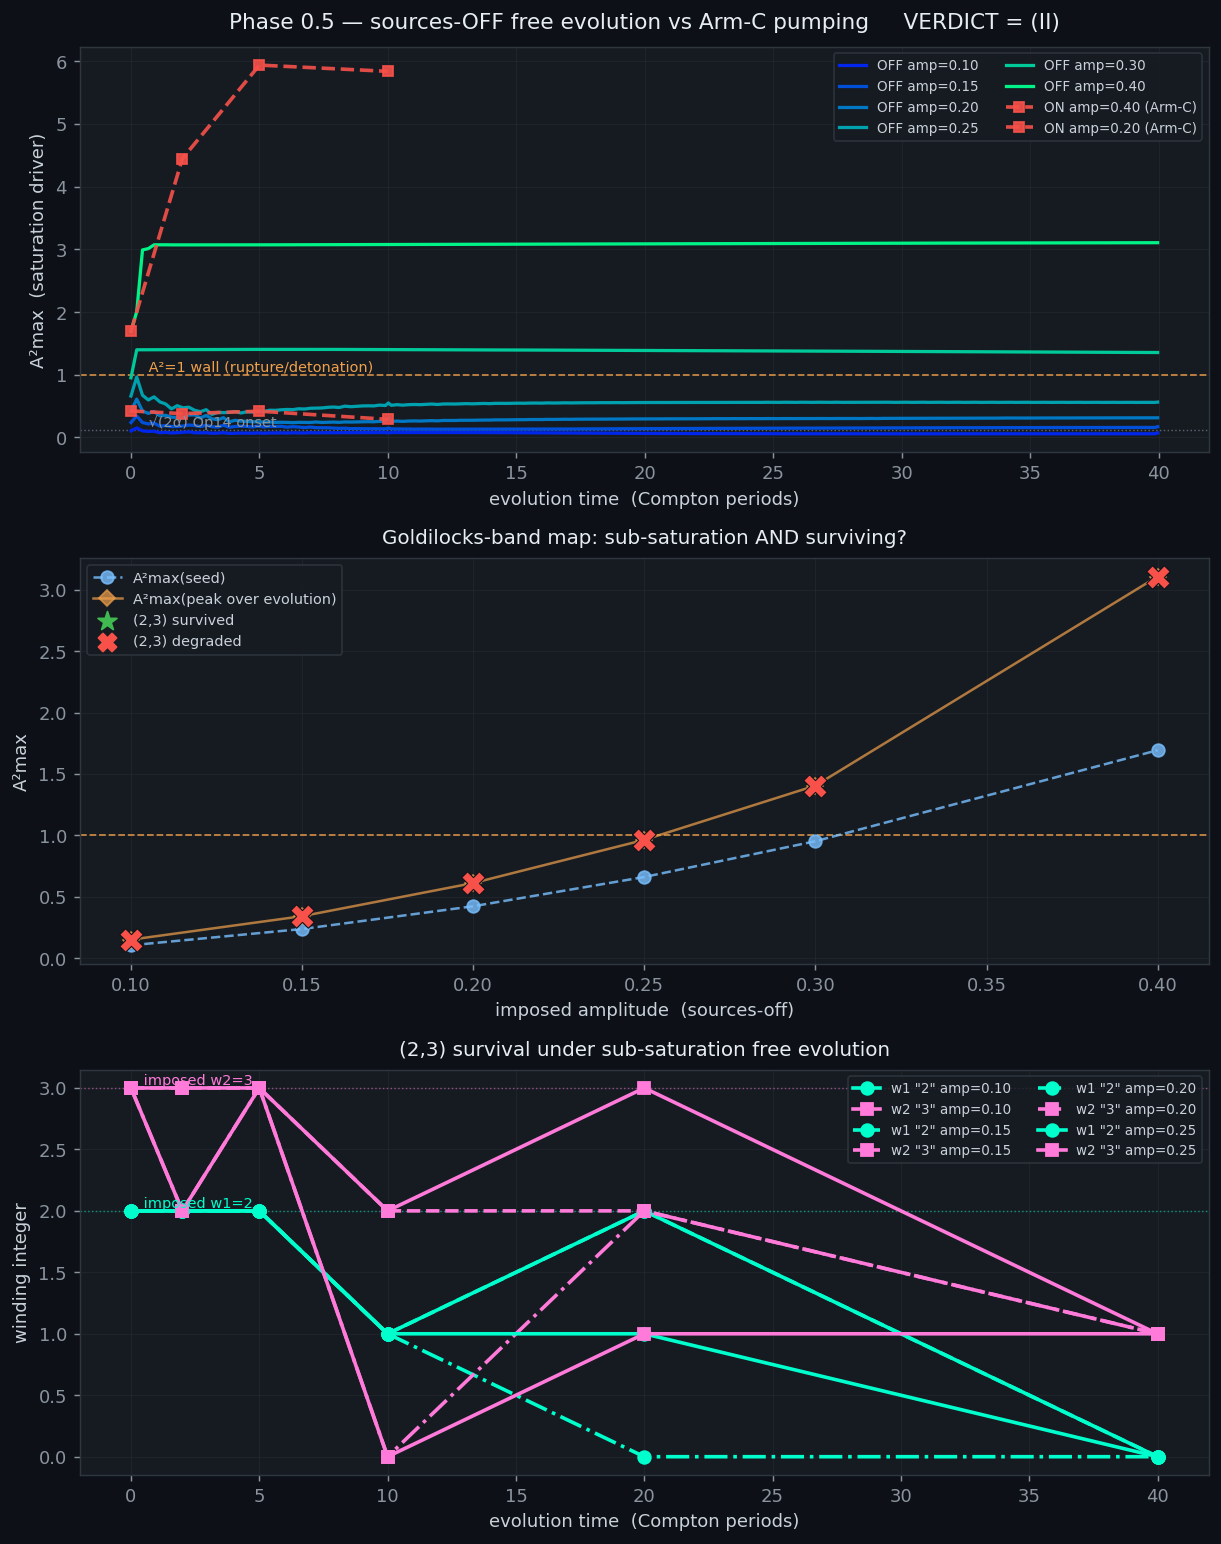

Python code for this plot:
#!/usr/bin/env python3
"""
Phase 0.5 (NO new engine code): does a QUASI-STABLE (sub-saturation) (2,3)
regime exist, and does the winding SURVIVE there?

Prereg (FROZEN):  research/2026-06-06_cosserat-geometric-integrator-prereg.md
Brief  (§1.5):    _orchestration/2026-06-06_cosserat-geometric-integrator.md
Reuses (UNMODIFIED) the validated coordinate-correct extractor + the Arm-C
imposed control from r10_2_3_winding_extractor_coordinate.py.

────────────────────────────────────────────────────────────────────────────
WHY (Phase-0 verdict (B))
────────────────────────────────────────────────────────────────────────────
Phase-0 showed the Arm-C control OVER-SATURATES: A²max = 1.69 at the SEED
(amp 0.40, already >1) → ~6 under the pumping SpatialDipoleCPSource sources.
The (2,3) is DETONATED by over-amplitude in BOTH sectors at once — V0 never had
a clean conservation regime. So the original "12/12→5/12 fail" was a bad-test-
regime (over-saturation) artifact, not winding loss. Phase 0.5 finds a regime
where A²max(t) ≈ const (sub-saturation) and re-tests survival there.

────────────────────────────────────────────────────────────────────────────
KEY VARIABLE — sources-OFF free evolution
────────────────────────────────────────────────────────────────────────────
Build the SAME imposed-(2,3) seed (initialize_2_3_voltage_ansatz on the golden-
torus shell) but evolve WITHOUT the pumping SpatialDipoleCPSource sources, so
A²max cannot be pumped past saturation — it should settle/decay, not blow up.

The PairNucleationGate observer is ALSO dropped in the sources-off variant: it
is an observer-WITH-SIDE-EFFECT (vacuum_engine.py:1172) that INJECTS a Beltrami
vortex pair once a bond reaches Meissner saturation (A²≥0.95). "Free evolution,
no pumping" means no injection of any kind. In the sub-saturation Goldilocks
band the gate would be dormant anyway (A²<0.95 ⇒ never fires), so dropping it
changes nothing load-bearing; at the over-amplitude end it removes exactly the
saturation-triggered injection the test is trying to avoid. Flagged, not buried.

  SEED SCALING (forward, not fit): the ansatz envelope is LINEAR in `amplitude`
  (tlm_…_eigenmode.py:78,121) ⇒ A²max(seed) ∝ amplitude². Phase-0 measured
  A²max(0.40 seed)=1.69 ⇒ A²max(amp) ≈ 1.69·(amp/0.40)²; A²max=1 ≈ amp 0.31.
  So the sub-saturation band is amp < ~0.31.

────────────────────────────────────────────────────────────────────────────
DISCRIMINATORS (read from the numbers — NOT fit; ave-driver-script-honesty)
────────────────────────────────────────────────────────────────────────────
  (I)   quasi-stable band exists (A²max(t)<1, no blow-up) AND the (2,3)
        SURVIVES (w1=2/w2=3 hold over evolution) → physically conserved; the
        V0 "fail" was purely over-saturation → V0 FORK RESOLVED (the (2,3) is
        innocent; vindicates topological protection).
  (II)  band exists AND the (2,3) DEGRADES → genuine physics degradation,
        independent of amplitude.
  (III) NO quasi-stable band — the (2,3) only forms/survives WITH saturation
        (sub-saturation = no surviving (2,3)) → the imposed-(2,3) ansatz can't
        be both formed and stable (a seed/ansatz finding).

HONEST SCOPE (substrate-native-check CP8): sources-off free evolution is closer
to seed-the-precursor than the pumped Arm-C, BUT the (2,3) is still an IMPOSED
PLANT — a (2,3) that survives free evolution shows conservation-of-an-imposed-
plant, NOT autonomous hosting. This is a CONSISTENCY/conservation test, not an
emergence claim (consistency-vs-emergence).

DISCIPLINE WALK — see module footer.
"""

import json
import sys
import time
from pathlib import Path

import numpy as np

_HERE = Path(__file__).resolve()
sys.path.insert(0, str(_HERE.parents[3] / "src"))
sys.path.insert(0, str(_HERE.parent))

from ave.core.constants import ALPHA  # noqa: E402  (ave-canonical-source)

import r10_2_3_winding_extractor_coordinate as ext  # noqa: E402  (reuse; no new engine code)

# Substrate-derived constants — reuse the extractor's canonical values (no fresh
# literals; ave-canonical-source). A²=1 is the rupture/wall scale; √(2α) is Op14.
PHI = ext.PHI
DT = ext.DT
COMPTON_PERIOD = ext.COMPTON_PERIOD
A2_OP14 = ext.A2_OP14
A2_WALL = 1.0  # Op14 rupture / wall scale (A²→1 = boundary forms). NOT a literal
#              physics constant — the saturation kernel's own normalization.


# ══════════════════════════════════════════════════════════════════════════════
# sources-OFF free-evolution engine: impose (2,3), NO sources, NO nucleation gate
# ══════════════════════════════════════════════════════════════════════════════
def _build_free_engine(N, PML, amplitude):
    """Build the EXACT Arm-C engine config (vacuum_engine flags identical to
    ext._run_armC_full_field) and impose the SAME (2,3) ansatz on the SAME
    golden-torus shell — but add NO SpatialDipoleCPSource sources and NO
    PairNucleationGate. Pure free evolution from the planted seed."""
    from ave.topological.vacuum_engine import VacuumEngine3D
    from tlm_electron_soliton_eigenmode import initialize_2_3_voltage_ansatz

    engine = VacuumEngine3D.from_args(
        N=N, pml=PML, temperature=0.0, amplitude_convention="V_SNAP",
        disable_cosserat_lc_force=True, enable_cosserat_self_terms=True,
        use_asymmetric_saturation=True, axiom_4_enabled=True,
    )
    # IMPOSED (2,3): identical placement to Arm-C (legacy R_shell=0.22N).
    R_shell = 0.22 * N
    r_shell = R_shell / (PHI**2)
    initialize_2_3_voltage_ansatz(engine.k4, R=R_shell, r=r_shell,
                                  amplitude=amplitude)
    return engine, {"R_shell": R_shell, "r_shell": r_shell}


def _a2_phi2_max(engine):
    """Reactance PAIR snapshot (substrate-native-check CP6): C-state A²max from
    V_inc AND L-state Φ²max from Phi_link, both over interior+all sites. A²max is
    the saturation driver; Φ²max confirms the quasi-stability is genuine (not
    C settling while L grows). Returns (a2_max, phi2_max)."""
    V_inc = engine.k4.V_inc
    Phi = engine.k4.Phi_link
    a2 = float(np.sum(np.asarray(V_inc) ** 2, axis=-1).max())
    phi2 = float(np.sum(np.asarray(Phi) ** 2, axis=-1).max())
    return a2, phi2


def run_free_evolution(N, PML, amplitude, snapshot_periods, a2_log_stride=2):
    """Single sources-OFF trajectory: impose the (2,3), step to max(snapshot),
    log the reactance pair (A²max, Φ²max) every `a2_log_stride` steps (the fine
    quasi-stability curve), and run the UNMODIFIED extractor at each snapshot.

    Returns (snapshots[list of extractor records], a2_trace[(t,a2,phi2)],
    meta). DETERMINISTic single trajectory (temperature=0.0), so the snapshot
    sequence is one self-consistent evolution (not stitched truncated re-runs)."""
    eng, geo = _build_free_engine(N, PML, amplitude)
    snap_steps = {int(round(k * COMPTON_PERIOD / DT)): k for k in snapshot_periods}
    n_steps = max(snap_steps) if snap_steps else 0

    records, a2_trace = [], []
    t0 = time.time()

    def _snap(step_i, k, a2, phi2):
        rec = ext._extract_on_engine(eng, N, PML, f"off_amp{amplitude}_t{k}")
        rec.update(n_periods=float(k), n_steps=int(step_i),
                   phi2_max=float(phi2), amplitude=float(amplitude),
                   with_sources=False)
        cf1, c1, n1 = _coherence(rec, "w1")
        cf2, c2, n2 = _coherence(rec, "w2")
        rec["w1_coherence_frac"], rec["w2_coherence_frac"] = cf1, cf2
        records.append(rec)
        print(f"    [off amp={amplitude:.2f}] t={k:>5.1f}T  "
              f"w1={rec['w1_base']}(coh {c1}/{n1})  w2={rec['w2_fibre']}(coh {c2}/{n2})  "
              f"c={rec['crossing_count_c']}  A²max={rec['a2_max']:.3f}  "
              f"Φ²max={phi2:.3g}  sites={rec.get('n_shell_sites', 0)}", flush=True)

    # t=0 seed snapshot
    a2, phi2 = _a2_phi2_max(eng)
    a2_trace.append((0.0, a2, phi2))
    if 0 in snap_steps:
        _snap(0, 0.0, a2, phi2)

    # Blow-up guard (Rule 10 empirical-driver discipline): A² is saturation-
    # clamped (~O(1)) but the L-store Φ_link can run away near the wall (the
    # smoke saw Φ²max 0→251 sources-OFF at amp 0.30). If A²/Φ² goes non-finite
    # or past a sane bound, record the detonation t + a final snapshot and STOP —
    # honest blow-up record, not a nan crash + not wasted evolution.
    blew_up = False
    for step_i in range(1, n_steps + 1):
        eng.step()
        a2, phi2 = _a2_phi2_max(eng)
        if step_i % a2_log_stride == 0 or step_i in snap_steps:
            a2_trace.append((step_i * DT / COMPTON_PERIOD, a2, phi2))
        if step_i in snap_steps:
            _snap(step_i, float(snap_steps[step_i]), a2, phi2)
        bad = (not np.isfinite(a2)) or (not np.isfinite(phi2)) or a2 > 1e3 or phi2 > 1e8
        if bad:
            blew_up = True
            t_blow = round(step_i * DT / COMPTON_PERIOD, 2)
            geo["blew_up_t"] = t_blow
            if step_i not in snap_steps:   # capture the blow-up state
                _snap(step_i, t_blow, a2, phi2)
            print(f"    [off amp={amplitude:.2f}] BLEW UP at t={t_blow}T "
                  f"(A²max={a2:.3g}, Φ²max={phi2:.3g}) — sources-OFF self-amplification",
                  flush=True)
            break

    geo["blew_up"] = bool(blew_up)
    geo["wall_s"] = round(time.time() - t0, 1)
    geo["n_steps"] = int(n_steps)
    return records, a2_trace, geo


def run_sources_on_snapshots(N, PML, amplitude, snapshot_periods):
    """sources-ON comparison: REUSE ext._run_armC_full_field (the EXACT Phase-0
    Arm-C: counter-propagating sources + PairNucleationGate) via deterministic
    truncated re-runs at each snapshot. Records (A²max, Φ²max) + extractor at
    each. This faithfully reproduces the Phase-0 over-driven curve."""
    records, a2_trace = [], []
    for k in snapshot_periods:
        t0 = time.time()
        eng, meta = ext._run_armC_full_field(N=N, PML=PML, n_periods=k,
                                              amplitude=amplitude)
        rec = ext._extract_on_engine(eng, N, PML, f"on_amp{amplitude}_t{k}")
        a2, phi2 = _a2_phi2_max(eng)
        rec.update(n_periods=int(k), n_steps=int(meta.get("n_steps", 0)),
                   phi2_max=float(phi2), amplitude=float(amplitude),
                   with_sources=True, wall_s=round(time.time() - t0, 1))
        cf1, c1, n1 = _coherence(rec, "w1")
        cf2, c2, n2 = _coherence(rec, "w2")
        rec["w1_coherence_frac"], rec["w2_coherence_frac"] = cf1, cf2
        records.append(rec)
        a2_trace.append((float(k), float(a2), float(phi2)))
        print(f"    [ON  amp={amplitude:.2f}] t={k:>3}T  "
              f"w1={rec['w1_base']}(coh {c1}/{n1})  w2={rec['w2_fibre']}(coh {c2}/{n2})  "
              f"c={rec['crossing_count_c']}  A²max={rec['a2_max']:.3f}  "
              f"Φ²max={phi2:.3f}  [{rec['wall_s']}s]", flush=True)
    return records, a2_trace


def _coherence(rec, half):
    """Per-half modal-coherence fraction (count/n_walks) — the 12/12→5/12 metric.
    half ∈ {'w1','w2'}. (Same definition as the Phase-0 driver.)"""
    if half == "w1":
        c, n = rec.get("w1_base_modal_count", 0), rec.get("w1_base_n_walks", 0)
    else:
        c, n = rec.get("w2_fibre_modal_count", 0), rec.get("w2_fibre_n_walks", 0)
    return (float(c) / float(n)) if n else float("nan"), int(c), int(n)


# ══════════════════════════════════════════════════════════════════════════════
# Per-amplitude band membership + survival (transparent rule, NO fit)
# ══════════════════════════════════════════════════════════════════════════════
def classify_amplitude(records, a2_trace):
    """Forward read of ONE sources-off amplitude's snapshots → band membership
    + survival. NO optimizer, NO target-match — every field is a printed delta.

      seed_formed   = the extractor recovers a (2,3) at t=0 (is_2_3).
      quasi_stable  = A²max(t) NEVER reaches the wall A²→1 over the whole
                      evolution (sub-saturation throughout) — the Goldilocks
                      saturation gate. (Settling/decay below 1 counts; only a
                      blow-up THROUGH the wall fails.)
      persisted     = a (2,3) is still read at SOME evolved snapshot (t>0) — the
                      winding lived past the planted instant.
      survived      = the winding INTEGERS hold (w1=2 AND w2=3) at the LAST TWO
                      evolved snapshots — SUSTAINED topological survival, robust
                      to a single-frame LC-equilibration transient (the all-C
                      seed spins up Φ_link over the first ~few T; a one-snapshot
                      dip-then-recover must NOT count as survival).
      survived_final = is_2_3 at the last snapshot only (accepts (3,2)/c=3) —
                      reported alongside so a sustained-vs-final divergence shows.
    """
    seed, evolved = records[0], records[-1]
    a2_all = [r["a2_max"] for r in records] + [p[1] for p in a2_trace]
    phi2_all = [r.get("phi2_max", 0.0) for r in records] + [p[2] for p in a2_trace]
    late = records[-2:] if len(records) >= 2 else records
    survived_sustained = all(r["w1_base"] == 2 and r["w2_fibre"] == 3 for r in late)
    t_first_loss = next((r["n_periods"] for r in records[1:]
                         if not ext.is_2_3(r)), None)
    return {
        "amplitude": float(seed.get("amplitude", float("nan"))),
        "seed_formed": bool(ext.is_2_3(seed)),
        "a2_seed": float(seed["a2_max"]),
        "a2_peak": float(max(a2_all)),
        "a2_evolved": float(evolved["a2_max"]),
        "phi2_seed": float(seed.get("phi2_max", 0.0)),
        "phi2_peak": float(max(phi2_all)),
        "quasi_stable": bool(max(a2_all) < A2_WALL),
        "persisted_past_seed": bool(any(ext.is_2_3(r) for r in records[1:])),
        "survived": bool(survived_sustained),
        "survived_final": bool(ext.is_2_3(evolved)),
        "w1_seed": seed["w1_base"], "w2_seed": seed["w2_fibre"],
        "w1_evolved": evolved["w1_base"], "w2_evolved": evolved["w2_fibre"],
        "coh_w1_seed": seed["w1_coherence_frac"], "coh_w2_seed": seed["w2_coherence_frac"],
        "coh_w1_evolved": evolved["w1_coherence_frac"],
        "coh_w2_evolved": evolved["w2_coherence_frac"],
        "coh_w1_late_min": float(min(r["w1_coherence_frac"] for r in late)),
        "coh_w2_late_min": float(min(r["w2_coherence_frac"] for r in late)),
        "t_first_loss": t_first_loss,
        "n_periods_evolved": evolved["n_periods"],
    }


def classify_verdict(per_amp):
    """Band-level I/II/III from the per-amplitude reads (transparent rule).

      (I)   ∃ amp: quasi_stable & seed_formed & SURVIVED → the (2,3) is
            physically conserved in a sub-saturation regime → V0 fork RESOLVED.
      (II)  not (I), but ∃ amp: quasi_stable & seed_formed & persisted_past_seed
            → a quasi-stable (2,3) regime exists, the winding lives for a while
            then DEGRADES → genuine physics degradation, amplitude-independent.
      (III) not (I)/(II): every quasi-stable+formed amp loses the (2,3) by the
            FIRST evolved snapshot → sub-saturation = no persisting (2,3); the
            imposed plant can't be both formed and stable (a seed/ansatz finding).
    """
    band = [a for a in per_amp if a["quasi_stable"] and a["seed_formed"]]
    goldilocks = [a for a in band if a["survived"]]
    persisted = [a for a in band if a["persisted_past_seed"]]
    if goldilocks:
        verdict, why = "I", (
            "a sub-saturation (quasi-stable) regime exists AND the (2,3) SURVIVES "
            "there (winding integers hold under free evolution) — the (2,3) is "
            "physically conserved; the V0 'fail' was purely over-saturation → "
            "V0 FORK RESOLVED.")
    elif persisted:
        verdict, why = "II", (
            "a quasi-stable (sub-saturation) regime exists and the (2,3) forms + "
            "lives for a while, but DEGRADES under free evolution at EVERY "
            "amplitude — genuine physics degradation, independent of amplitude "
            "(NOT an over-saturation artifact).")
    elif band:
        verdict, why = "III", (
            "the (2,3) forms at the seed but is GONE by the first evolved "
            "snapshot at every sub-saturation amplitude — the imposed (2,3) plant "
            "cannot be both formed AND stable sub-saturation; it only appears "
            "transiently. A seed/ansatz finding, not a conservation result.")
    else:
        verdict, why = "III", (
            "no amplitude is simultaneously sub-saturation AND (2,3)-formed — no "
            "quasi-stable (2,3) regime exists at all.")
    return {
        "verdict": verdict, "why": why,
        "band_amps": [a["amplitude"] for a in band],
        "goldilocks_amps": [a["amplitude"] for a in goldilocks],
        "persisted_amps": [a["amplitude"] for a in persisted],
        "a2_wall": A2_WALL,
    }


# ══════════════════════════════════════════════════════════════════════════════
# Dark-aesthetic figure (repo convention: #0d1117 / #161b22 / #00ffcc)
# ══════════════════════════════════════════════════════════════════════════════
def plot_quasistable(off_traces, off_amps, on_traces, on_amps, per_amp,
                     verdict, survival_amps, survival_records, out_path):
    import matplotlib
    matplotlib.use("Agg")
    import matplotlib.pyplot as plt

    BG, PANEL, GRID = "#0d1117", "#161b22", "#30363d"
    C_OFF, C_ON, C2, C3 = "#00ffcc", "#f85149", "#00ffcc", "#ff7ad9"
    WALL, OP14 = "#f0a04b", "#8b949e"

    fig, axes = plt.subplots(3, 1, figsize=(9.5, 12))
    fig.patch.set_facecolor(BG)

    # ── Panel 1 — A²max(t): sources-ON (blow-up) vs sources-OFF (settles) ──
    ax = axes[0]
    ax.set_facecolor(PANEL)
    ax.axhline(A2_WALL, color=WALL, lw=1.0, ls="--", alpha=0.8)
    ax.axhline(A2_OP14, color=OP14, lw=0.8, ls=":", alpha=0.6)
    ax.text(0.5, A2_WALL, " A²=1 wall (rupture/detonation)", color=WALL,
            fontsize=8, va="bottom")
    ax.text(0.5, A2_OP14, " √(2α) Op14 onset", color=OP14, fontsize=8, va="bottom")
    greens = plt.cm.winter(np.linspace(0.15, 0.95, len(off_amps)))
    for amp, tr, col in zip(off_amps, off_traces, greens):
        t = [p[0] for p in tr]; a2 = [p[1] for p in tr]
        ax.plot(t, a2, "-", color=col, lw=1.8, label=f"OFF amp={amp:.2f}")
    for amp, tr in zip(on_amps, on_traces):
        t = [p[0] for p in tr]; a2 = [p[1] for p in tr]
        ax.plot(t, a2, "s--", color=C_ON, lw=2.0, ms=6, alpha=0.9,
                label=f"ON amp={amp:.2f} (Arm-C)")
    ax.set_ylabel("A²max  (saturation driver)", color="#c9d1d9")
    ax.set_xlabel("evolution time  (Compton periods)", color="#c9d1d9")
    ax.set_title(f"Phase 0.5 — sources-OFF free evolution vs Arm-C pumping     "
                 f"VERDICT = ({verdict['verdict']})",
                 color="#e6edf3", fontsize=12, pad=10)
    ax.legend(facecolor=PANEL, edgecolor=GRID, labelcolor="#c9d1d9",
              fontsize=7.5, ncol=2, loc="upper right")

    # ── Panel 2 — Goldilocks band map: a2_peak vs amplitude, survival-colored ──
    ax = axes[1]
    ax.set_facecolor(PANEL)
    ax.axhline(A2_WALL, color=WALL, lw=1.0, ls="--", alpha=0.8)
    amps = [a["amplitude"] for a in per_amp]
    a2_seed = [a["a2_seed"] for a in per_amp]
    a2_peak = [a["a2_peak"] for a in per_amp]
    ax.plot(amps, a2_seed, "o--", color="#79c0ff", lw=1.4, ms=7, alpha=0.8,
            label="A²max(seed)")
    ax.plot(amps, a2_peak, "D-", color=WALL, lw=1.4, ms=6, alpha=0.7,
            label="A²max(peak over evolution)")
    for a in per_amp:
        ok = a["survived"]
        ax.scatter([a["amplitude"]], [a["a2_peak"]], s=170, zorder=5,
                   marker=("*" if ok else "X"),
                   color=("#3fb950" if ok else C_ON),
                   edgecolor="#0d1117", linewidth=0.6)
    ax.scatter([], [], marker="*", color="#3fb950", s=120, label="(2,3) survived")
    ax.scatter([], [], marker="X", color=C_ON, s=100, label="(2,3) degraded")
    ax.set_ylabel("A²max", color="#c9d1d9")
    ax.set_xlabel("imposed amplitude  (sources-off)", color="#c9d1d9")
    ax.set_title("Goldilocks-band map: sub-saturation AND surviving?",
                 color="#e6edf3", fontsize=11, pad=8)
    ax.legend(facecolor=PANEL, edgecolor=GRID, labelcolor="#c9d1d9", fontsize=8)

    # ── Panel 3 — survival: w1/w2 vs t for representative band amplitudes ──
    ax = axes[2]
    ax.set_facecolor(PANEL)
    ax.axhline(2, color=C2, lw=0.8, ls=":", alpha=0.5)
    ax.axhline(3, color=C3, lw=0.8, ls=":", alpha=0.5)
    styles = ["-", "--", "-."]
    for idx, (amp, recs) in enumerate(zip(survival_amps, survival_records)):
        t = [r["n_periods"] for r in recs]
        w1 = [r["w1_base"] for r in recs]
        w2 = [r["w2_fibre"] for r in recs]
        ls = styles[idx % len(styles)]
        ax.plot(t, w1, "o" + ls, color=C2, lw=2.0, ms=7,
                label=f'w1 "2" amp={amp:.2f}')
        ax.plot(t, w2, "s" + ls, color=C3, lw=2.0, ms=7,
                label=f'w2 "3" amp={amp:.2f}')
    ax.text(0.3, 2, " imposed w1=2", color=C2, fontsize=8, va="bottom")
    ax.text(0.3, 3, " imposed w2=3", color=C3, fontsize=8, va="bottom")
    ax.set_ylabel("winding integer", color="#c9d1d9")
    ax.set_xlabel("evolution time  (Compton periods)", color="#c9d1d9")
    ax.set_title("(2,3) survival under sub-saturation free evolution",
                 color="#e6edf3", fontsize=11, pad=8)
    ax.legend(facecolor=PANEL, edgecolor=GRID, labelcolor="#c9d1d9",
              fontsize=7.5, ncol=2, loc="best")

    for a in axes:
        for sp in a.spines.values():
            sp.set_color(GRID)
        a.tick_params(colors="#8b949e")
        a.grid(True, color=GRID, lw=0.5, alpha=0.4)

    fig.tight_layout()
    fig.savefig(out_path, facecolor=BG, dpi=130, bbox_inches="tight")
    plt.close(fig)


# ══════════════════════════════════════════════════════════════════════════════
def main(smoke=False):
    print("=" * 80, flush=True)
    print("  Phase 0.5 — quasi-stable (2,3) survival  (sources-OFF free evolution")
    print("              vs Arm-C pumping; amplitude sweep)")
    print("  Reuses UNMODIFIED r10_2_3_winding_extractor_coordinate (no new engine code)")
    print("=" * 80, flush=True)
    print(f"  ALPHA={ALPHA} (ave-canonical-source)   √(2α)={A2_OP14:.4f}   "
          f"A²=1 wall ≈ amp 0.31 (seed ∝ amp²)\n", flush=True)

    N, PML = 48, 4
    if smoke:
        off_amps = [0.20, 0.30]
        on_amps = [0.40]
        snaps, on_snaps = [0, 2, 5], [0, 2, 5]
    else:
        off_amps = [0.10, 0.15, 0.20, 0.25, 0.30, 0.40]
        on_amps = [0.40, 0.20]
        # sources-OFF to t=40 for a definitive LATE survival read; sources-ON
        # only to t=10 (the blow-up is fully evident by t=2-5; Phase-0 already
        # carried Arm-C to t=40 sustained ~5-6) — saves the expensive t=20/40
        # truncated re-runs without losing the head-to-head A²max story.
        snaps, on_snaps = [0, 2, 5, 10, 20, 40], [0, 2, 5, 10]
    print(f"  config: N={N} PML={PML}   off_amps={off_amps} snaps={snaps}\n"
          f"          on_amps={on_amps} on_snaps={on_snaps}\n", flush=True)

    t_start = time.time()

    # ── sources-OFF free-evolution amplitude sweep ──
    print("  ── sources-OFF free evolution (the key variable) ──", flush=True)
    off_records, off_traces = [], []
    for amp in off_amps:
        recs, tr, geo = run_free_evolution(N, PML, amp, snaps)
        off_records.append(recs)
        off_traces.append(tr)

    # ── sources-ON comparison (EXACT Phase-0 Arm-C, reused) ──
    print("\n  ── sources-ON (Arm-C: sources + nucleation gate; Phase-0 reuse) ──",
          flush=True)
    on_records, on_traces = [], []
    for amp in on_amps:
        recs, tr = run_sources_on_snapshots(N, PML, amp, on_snaps)
        on_records.append(recs)
        on_traces.append(tr)

    # ── classify ──
    per_amp = [classify_amplitude(recs, tr)
               for recs, tr in zip(off_records, off_traces)]
    verdict = classify_verdict(per_amp)

    print("\n" + "=" * 80)
    print("  GOLDILOCKS-BAND MAP  (sources-off)")
    print("=" * 80)
    print(f"  {'amp':>5} {'seed':>5} {'A²seed':>7} {'A²peak':>7} {'quasi':>6} "
          f"{'persist':>7} {'surv':>5}  seed→evolved (w1,w2)")
    for a in per_amp:
        print(f"  {a['amplitude']:>5.2f} {str(a['seed_formed']):>5} "
              f"{a['a2_seed']:>7.3f} {a['a2_peak']:>7.3f} "
              f"{str(a['quasi_stable']):>6} {str(a['persisted_past_seed']):>7} "
              f"{str(a['survived']):>5}  "
              f"({a['w1_seed']},{a['w2_seed']})→({a['w1_evolved']},{a['w2_evolved']})"
              f"  t_first_loss={a['t_first_loss']}")

    print("\n" + "=" * 80)
    print("  VERDICT")
    print("=" * 80)
    print(f"  >> VERDICT = ({verdict['verdict']})")
    print(f"     {verdict['why']}")
    print(f"  quasi-stable+formed band amps: {verdict['band_amps']}")
    print(f"  persisted-past-seed amps:      {verdict['persisted_amps']}")
    print(f"  goldilocks (survived) amps:    {verdict['goldilocks_amps']}")

    # survival curves for panel 3: the GENUINELY quasi-stable+formed band (the
    # honest sub-saturation set, NOT an amplitude cutoff — a near-wall seed can
    # self-detonate sources-off, e.g. amp 0.30). Fall back to the lowest amps if
    # the band is empty so the panel is never blank.
    survival_amps, survival_records = [], []
    for a, amp, recs in zip(per_amp, off_amps, off_records):
        if a["quasi_stable"] and a["seed_formed"]:
            survival_amps.append(amp); survival_records.append(recs)
    if not survival_amps:
        survival_amps, survival_records = off_amps[:3], off_records[:3]

    out = {
        "config": {"N": N, "PML": PML, "off_amps": off_amps, "on_amps": on_amps,
                   "snapshot_periods": snaps, "ALPHA": ALPHA, "A2_op14": A2_OP14,
                   "A2_wall": A2_WALL, "dt": DT,
                   "total_wall_s": round(time.time() - t_start, 1)},
        "sources_off": [[{k: v for k, v in r.items() if k != "_curve"} for r in recs]
                        for recs in off_records],
        "sources_off_a2_traces": [[list(p) for p in tr] for tr in off_traces],
        "sources_on": [[{k: v for k, v in r.items() if k != "_curve"} for r in recs]
                       for recs in on_records],
        "sources_on_a2_traces": [[list(p) for p in tr] for tr in on_traces],
        "per_amplitude": per_amp,
        "verdict": verdict,
        "phase0_anchor": {"armC_amp0.40_seed_A2max": 1.69,
                          "armC_amp0.40_pumped_A2max": "~6",
                          "note": "Phase-0 verdict (B): Arm-C over-saturates; "
                                  "Phase 0.5 re-tests survival sub-saturation."},
    }
    op = _HERE.parent / "r10_2_3_winding_quasistable_survival_results.json"
    op.write_text(json.dumps(out, indent=2, default=str), encoding="utf-8")
    print(f"\n  Saved {op.name}", flush=True)

    fig_path = _HERE.parent / "r10_2_3_winding_quasistable_survival.png"
    plot_quasistable(off_traces, off_amps, on_traces, on_amps, per_amp,
                     verdict, survival_amps, survival_records, fig_path)
    print(f"  Saved {fig_path.name}", flush=True)
    return out


if __name__ == "__main__":
    main(smoke=("--smoke" in sys.argv))


# ══════════════════════════════════════════════════════════════════════════════
# DISCIPLINE WALK (which skills fired — ave-driver-script-honesty bookkeeping)
# ══════════════════════════════════════════════════════════════════════════════
# substrate-native-check:
#   CP1 (dynamics): writes NO solver — controls SNAPSHOT cadence on the engine's
#        own velocity-Verlet wave-propagation step. No gradient-descent / energy-
#        min construct introduced.
#   CP5 (saturation-modulated local clock): the engine's step() applies the
#        local clock ω_local(r)=ω_global·√(1−A²(r)) natively; A²max(t) is reported
#        as the saturation driver. No uniform-global-σ eigsolve is done (which
#        would miss local modes) — this is a forward time-domain read.
#   CP6 (reactance pair): BOTH stores tracked over the window — C-state A²max
#        (V_inc) AND L-state Φ²max (Phi_link) at every logged step (_a2_phi2_max).
#        A one-store snapshot can't tell quasi-static from oscillator-at-peak; the
#        pair shows whether "A²max≈const" is genuine or C-settles-while-L-grows.
#   CP7 (sampling): the extractor PML-excludes every ring point + locates the
#        shell by density crest (reused unchanged).
#   CP8 (emergence/hosting): the (2,3) is an IMPOSED PLANT — sources-off free
#        evolution is CLOSER to seed-the-precursor (no external pumping) but is
#        still a plant, NOT a grown-from-precursor hosting test. A surviving (2,3)
#        shows conservation-of-an-imposed-plant, not autonomous hosting. Flagged.
# phase-space-coordinate-check: the load-bearing winding is read in phase-space
#   Θ=2φ+3ψ (the extractor's internal U(1) phase, matching the corpus (2,3) claim
#   on the Clifford torus); A²max/Φ²max are scalars (saturation magnitude, frame-
#   free); the real-space shell (R,r) is diagnostic-only (where to walk). MATCH.
# ave-canonical-source: ALPHA from ave.core.constants; PHI/DT/COMPTON/A2_OP14
#   reused from the extractor module. A2_WALL=1.0 is the saturation kernel's own
#   rupture normalization (tagged, NOT a fresh physics literal). N/PML/amplitudes/
#   snapshot cadence are honestly-tagged ENGINEERING/config choices.
# ave-driver-script-honesty: forward READ of a KNOWN-imposed signal — NO
#   minimize/curve_fit, NO parameter tuned toward (2,3). The seed A²max∝amp²
#   scaling is a forward PREDICTION (verified, not fit). The I/II/III verdict is
#   computed from seed→evolved deltas via a TRANSPARENT printed rule.
# consistency-vs-emergence: CONSERVATION-under-free-evolution of an IMPOSED
#   control + a regime/tool characterization (does a quasi-stable band exist) —
#   CONSISTENCY class, NOT emergence; no α / hosting / CODATA claim.
# ave-evidence-framing-discipline: a (II) or (III) is a VALID, expected outcome
#   stated honestly from the data; survival is NOT pre-claimed.
